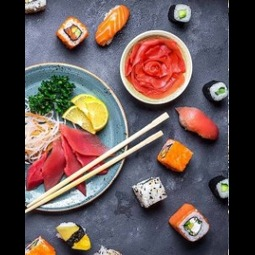
#> input picture TUGAS_3/Differences_IMG/11.jpg, 255 x 255 px
$ python difference_img.py
#> lines starting #> are read from the running program, lines starting #| are printed output that depends on the picture
#Nama : Agym Mahaputra Romy Barlianta
#NIM  : F55121076
import cv2
import numpy as np

pic1 = cv2.imread('11.jpg')
#> pic1 is the input picture: shape (255, 255, 3); mean B, G, R 85, 86, 101.8
pic2 = cv2.imread('12.jpg')
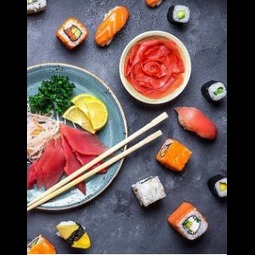
#> input picture TUGAS_3/Differences_IMG/12.jpg, 255 x 255 px
#> pic2 is the input picture: shape (255, 255, 3); mean B, G, R 83.2, 84, 99.7

gray_pic1 = cv2.cvtColor(pic1, cv2.COLOR_BGR2GRAY)
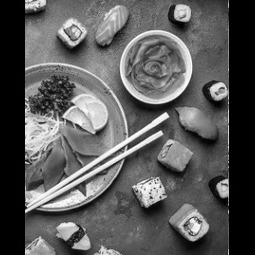
#> gray_pic1: shape (255, 255); min 0, max 255, mean 90.6
gray_pic2 = cv2.cvtColor(pic2, cv2.COLOR_BGR2GRAY)
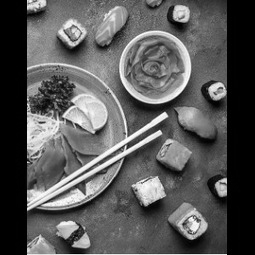
#> gray_pic2: shape (255, 255); min 0, max 254, mean 88.7

diff = cv2.absdiff(gray_pic1, gray_pic2)
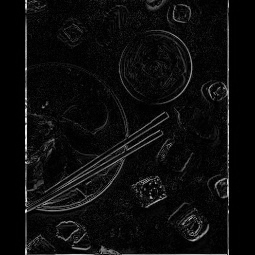
#> diff: shape (255, 255); min 0, max 245, mean 13

eq_diff_pic = cv2.equalizeHist(diff)
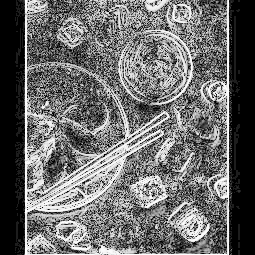
#> eq_diff_pic: shape (255, 255); min 0, max 255, mean 107.1

cv2.imshow('Difference Picture', diff)
cv2.imshow('Histogram Equalization Difference Image', eq_diff_pic)
cv2.waitKey(0)
cv2.destroyAllWindows()
